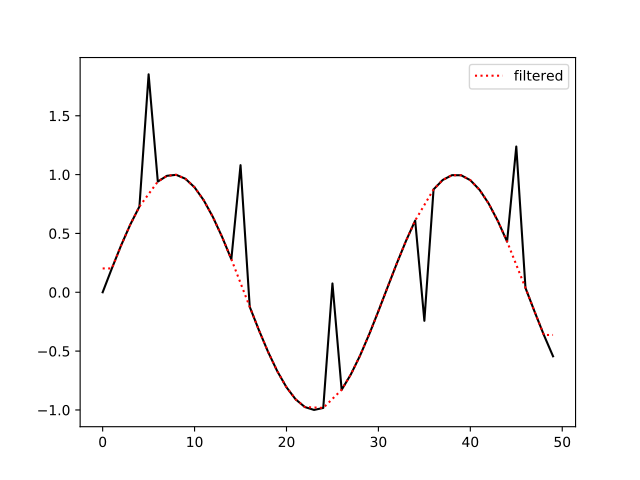

Reproduce this figure in Python.
import matplotlib.pyplot as plt
import numpy as np
from pewlib.process import filters
import numpy as np
from pewlib.process import filters
a = np.sin(np.linspace(0, 10, 50))
a[5::10] +=np.random.choice([-1, 1], size=5)
b = filters.rolling_mean(a, 3, threshold=3.0)

plt.plot(a, c="black")
plt.plot(b, ls=":", c="red", label="filtered")
plt.legend()
plt.show()
